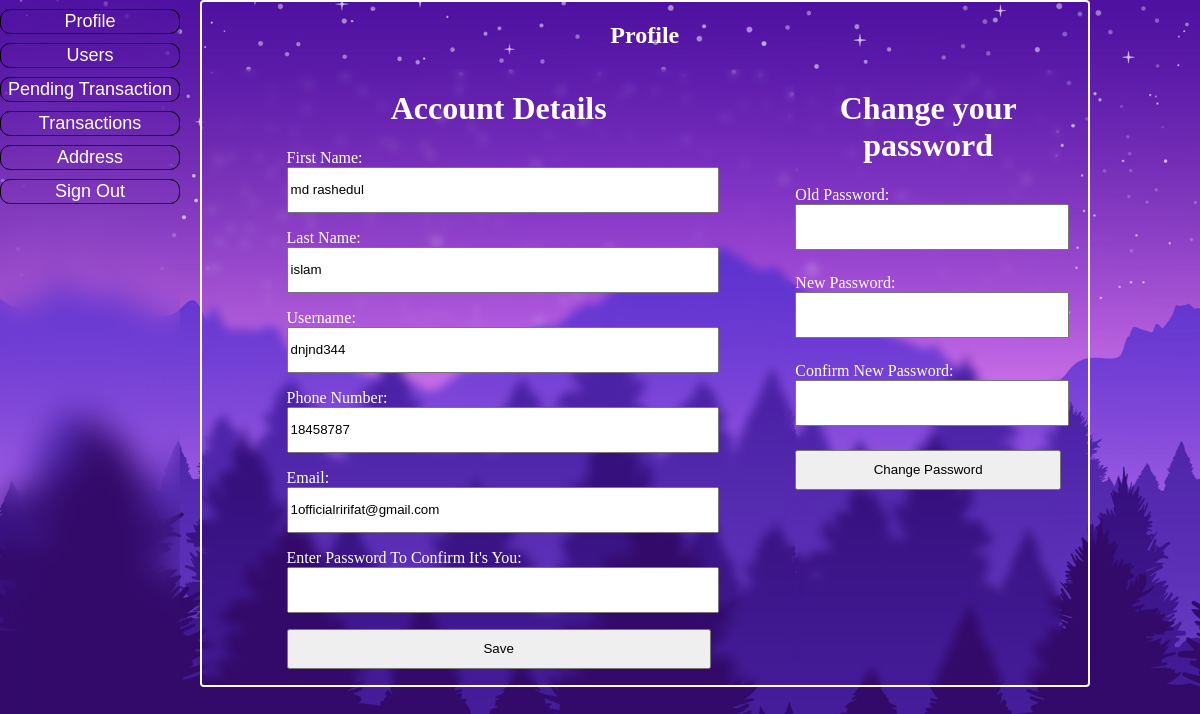
Screenshot of /Admin/profile.php (signed in) with the database file from the repository.
### tables this page shows
CREATE TABLE `users` (
  `User_ID` int(11) NOT NULL,
  `First_Name` varchar(255) DEFAULT NULL,
  `Last_Name` varchar(255) DEFAULT NULL,
  `User_Name` varchar(255) DEFAULT NULL,
  `Phone_No` varchar(255) DEFAULT NULL,
  `Email` varchar(255) DEFAULT NULL,
  `Password` varchar(255) DEFAULT NULL,
  `ban_status` varchar(255) DEFAULT 'unbaned'
);

### Admin/profile.php (the view, shortened to what this page needs)
<?php
include('../admin/config.php');
$userId = $_SESSION['admin'];
?>
<!DOCTYPE html>
<html lang="en">
<head>
    <link rel="stylesheet" href="../css/profile.css">
</head>
<body>
    <div class="container">
        <div class="menu">
            <form method="post">
                <input type="submit" name="profile" value="Profile">
                <input type="submit" name="users" value="Users">
                <input type="submit" name="pending" value="Pending Transaction">
                <input type="submit" name="transaction" value="Transactions">
                <input type="submit" name="address" value="Address">
                <input type="submit" name="signout" value="Sign Out">
            </form>
        </div>
        <div class="content">
            <div class="profile">
                <h2>Profile</h2>
                <?php
                $query = "SELECT * FROM users WHERE User_ID = '$userId'";
                $result = mysqli_query($con, $query);
                if ($result && mysqli_num_rows($result) > 0) {
                    $row = mysqli_fetch_assoc($result);
                    $first_name = $row['First_Name'];
                    $last_name = $row['Last_Name'];
                    $username = $row['User_Name'];
                    $phone_no = $row['Phone_No'];
                    $email = $row['Email'];
                } else {
                    die("User not found.");
                }
                ?>
                <div class="container_profile">
                    <div class="profile_half">
                        <h1>Account Details</h1>
                        <form method="post">
                            <div class="name">
                                <div class="first">
                                    <label for="first_name">First Name:</label>
                                    <input type="text" id="first_name" name="first_name" value="<?php echo $first_name ?>" required>
                                </div>
                                <div>
                                    <label for="last_name">Last Name:</label>
                                    <input type="text" id="last_name" name="last_name" value="<?php echo $last_name ?>" required>
                                </div>
                            </div>
                            <div class="user_phone">
                                <div class="first">
                                    <label for="username">Username:</label>
                                    <input type="text" id="username" name="username" value="<?php echo $username ?>" required>
                                </div>
                                <div>
                                    <label for="phone_no">Phone Number:</label>
                                    <input type="text" id="phone_no" name="phone_no" value="<?php echo $phone_no ?>" required>
                                </div>
                            </div>
                            <div class="pass_mail">
                                <div class="first">
                                    <label for="mail">Email:</label>
                                    <input type="text" id="mail" name="mail" value="<?php echo $email ?>" required>
                                </div>
                                <div>
                                    <label for="password">Enter Password To Confirm It's You:</label>
                                    <input type="password" id="password" name="password" required>
                                </div>
                            </div>
                            <div>
                                <input type="submit" name="changeaccinfo" value="Save">
                            </div>
                        </form>
                    </div>
                    <div class="profile_last">
                        <h1>Change your password</h1>
                        <form method="post">
                            <div>
                                <label for="oldpass">Old Password:</label>
                                <input type="password" id="oldpass" name="oldpass" required>
                            </div>
                            <div>
                                <label for="newpass">New Password:</label>
                                <input type="password" id="newpass" name="newpass" required>
                            </div>
                            <div>
                                <label for="confirmpassword">Confirm New Password:</label>
                                <input type="password" id="confirmpassword" name="confirmpassword" required>
                            </div>
                            <div>
                                <input type="submit" name="changepass" value="Change Password">
                            </div>
                        </form>
                    </div>
                </div>
            </div>
        </div>
    </div>
</body>
</html>

### css/profile.css (style rules this page uses)
body { margin: 0; width: 100%; height: max-content; background-image: url('../images/sr_bg.jpg'); background-size: cover; background-repeat: no-repeat; background-attachment: fixed; padding: 0; overflow-x: hidden; }
body, html { margin: 0; padding: 0; height: 100%; }
.container { display: flex; height: 100%; }
.container .menu { height: 100%; position: fixed; width: 15%; background-color: #ffffff00; backdrop-filter: blur(15px); left: 0; top: 0; bottom: 0; overflow-y: auto; }
.menu form input { margin-top: 5%; background-color: #ffffff00; border: black solid 1.5px; border-radius: 10px; color: white; font-size: 18px; height: min-content; width: 100%; }
.content { display: flex; flex-direction: column; width: 82%; margin-left: 15%; padding-left: 20px; }
.content h1 { color: white; text-align: center; }
.profile { border: 2px solid white; border-radius: 4px; display: flex; flex-direction: column; background-color: #ffffff00; width: 90%; justify-content: center; align-items: center; }
.profile .container_profile h1, .profile h2 { color: white; }
.profile form input { width: 100%; height: 5vh; }
.profile form label { color: white; }
.profile .container_profile { width: 100%; display: flex; flex-direction: row; }
.profile .container_profile .profile_half { margin: 0; padding: 0; display: flex; flex-direction: column; justify-content: center; align-items: center; }
.profile .container_profile .profile_half input { margin-bottom: 2vh; }
.profile .container_profile .profile_half { width: 67%; backdrop-filter: blur(5px); }
.profile .container_profile .profile_last { width: 30%; backdrop-filter: blur(5px); }
.profile .profile_last div { margin-bottom: 3vh; }

### rows the page displays
users: first_name "md rashedul", last_name "islam", username "dnjnd344", phone_no "18458787", mail "1officialririfat@gmail.com"
